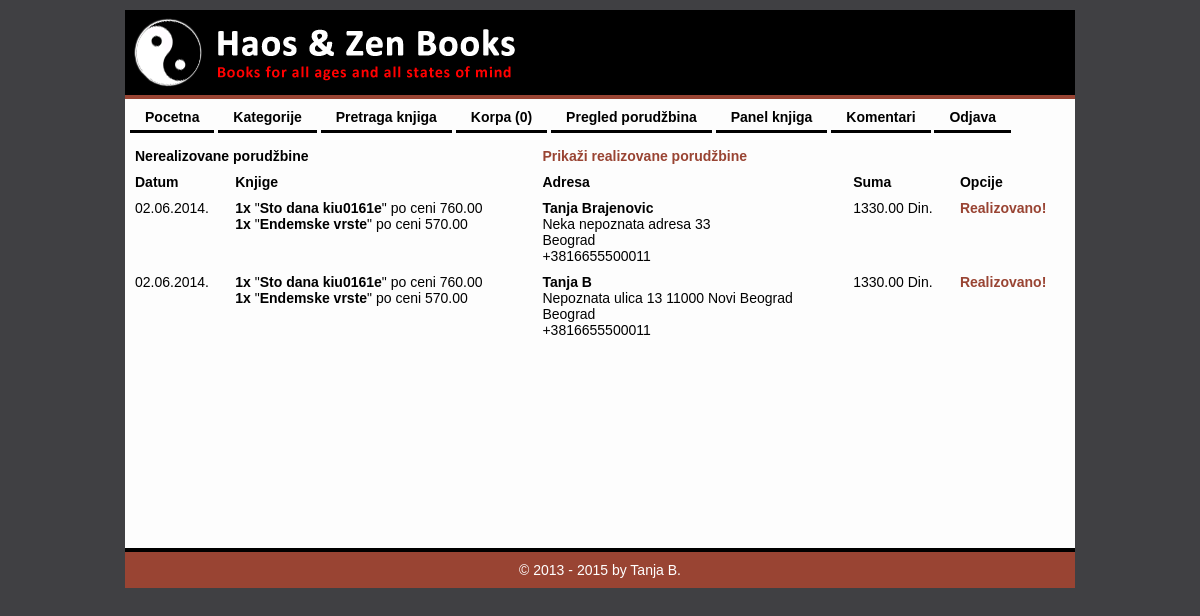
The app's page /HaosZenBooks/index.php?modul=porudzbine (signed in) with its own data.
### tables this page shows
CREATE TABLE `porudzbine` (
  `ID` int(8) unsigned NOT NULL AUTO_INCREMENT,
  `Korisnik_ID` int(8) NOT NULL,
  `DatumVreme` timestamp NOT NULL DEFAULT CURRENT_TIMESTAMP,
  `Porudzbina` text NOT NULL,
  `Suma` decimal(10,2) unsigned NOT NULL,
  `Ime_i_prezime` varchar(100) NOT NULL,
  `Adresa` varchar(255) NOT NULL,
  `Grad` varchar(40) NOT NULL,
  `Telefon` varchar(20) NOT NULL,
  `Realizovana` tinyint(1) unsigned NOT NULL DEFAULT '0',
  PRIMARY KEY (`ID`),
  KEY `fk_1` (`Korisnik_ID`),
  CONSTRAINT `fk_1` FOREIGN KEY (`Korisnik_ID`) REFERENCES `korisnik` (`ID`) ON UPDATE CASCADE
);

### HaosZenBooks/index.php (called while the page is built, shortened)
<?php
    include_once 'back/MySQL.php';
    include_once "back/Modul.php";
    $default_modul  = 'main';
    $default_opcija = 'index';
    $modul = $default_modul;
    $opcija = $default_opcija;
    if ( isset($_GET['modul']) )  $modul  = Funkcije::procistiIme($_GET['modul']);
    $modul::$opcija();

### HaosZenBooks/back/MySQL.php (called while the page is built, shortened)
<?php
    abstract class MySQL {
        public static function upitUNiz($mysql_upit) {
            $rezultat = @mysql_query($mysql_upit);
            $niz = array();
            while ( $red = mysql_fetch_assoc($rezultat) ) {
                $niz[] = $red;
            }
            return $niz;
        }
    }

### HaosZenBooks/front/templejti/porudzbine.index.php (the view, shortened to what this page needs)
<table class="table" style="width:100%;">
    <tr>
        <th colspan="2"><?php echo ($Realizovane)?'Realizovane':'Nerealizovane'; ?> porudžbine</th>
        <td colspan="2">
            <?php if ( $Realizovane ): ?>
                <a href="index.php?modul=porudzbine">Prikaži nerealizovane porudžbine</a>
            <?php else: ?>
                <a href="index.php?modul=porudzbine&realizovane">Prikaži realizovane porudžbine</a>
            <?php endif; ?>
        </td>
    </tr>
    <tr>
        <th>Datum</th>
        <th>Knjige</th>
        <th>Adresa</th>
        <th>Suma</th>
        <?php if ( !$Realizovane ): ?>
            <th>Opcije</th>
        <?php endif; ?>
    </tr>
    <?php foreach ( $porudzbine as $porudzbina ): ?>
        <?php $items = json_decode($porudzbina['Porudzbina'], true); ?>
        <tr>
            <td valign="top"><?php echo date("d.m.Y.", strtotime($porudzbina['DatumVreme'])); ?></td>
            <td valign="top">
                <?php
                    foreach ( $items as $item ) {
                        echo '<b>' . $item['Broj'] . 'x</b> "<b>' . $item['Knjiga']['Knjiga']['OriginalniNaslov'] . '</b>" po ceni ' . $item['Knjiga']['Knjiga']['Cena'] . '<br>';
                    }
                ?>
            </td>
            <td valign="top">
                <b><?php echo $porudzbina['Ime_i_prezime']; ?></b><br>
                <?php echo $porudzbina['Adresa']; ?><br>
                <?php echo $porudzbina['Grad']; ?><br>
                <?php echo $porudzbina['Telefon']; ?>
            </td>
            <td valign="top"><?php echo $porudzbina['Suma']; ?> Din.</td>
            <?php if ( !$Realizovane ): ?>
                <td valign="top">
                    <a href="index.php?modul=porudzbine&opcija=realizuj&Porudzbina_ID=<?php echo $porudzbina['ID']; ?>">Realizovano!</a>
                </td>
            <?php endif; ?>
        </tr>
    <?php endforeach; ?>
</table>

### records on screen
porudzbine: DatumVreme "02.06.2014.", Broj "1", OriginalniNaslov "Sto dana kiu0161e", Cena "760.00", OriginalniNaslov "Endemske vrste", Cena "570.00", Ime_i_prezime "Tanja Brajenovic", Adresa "Neka nepoznata adresa 33", Grad "Beograd", Telefon "+3816655500011", Suma "1330.00"
porudzbine: DatumVreme "02.06.2014.", Broj "1", OriginalniNaslov "Sto dana kiu0161e", Cena "760.00", OriginalniNaslov "Endemske vrste", Cena "570.00", Ime_i_prezime "Tanja B", Adresa "Nepoznata ulica 13 11000 Novi Beograd", Grad "Beograd", Telefon "+3816655500011", Suma "1330.00"

### other values on screen
$stavka[1] "Pocetna"
$stavka[1] "Kategorije"
$stavka[1] "Pretraga knjiga"
$stavka[1] "Korpa (0)"
$stavka[1] "Pregled porudžbina"
$stavka[1] "Panel knjiga"
$stavka[1] "Komentari"
$stavka[1] "Odjava"
$napravljeno "2013"
